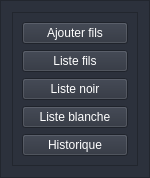
               <widget class="QFrame" name="frame_2">
                <property name="minimumSize">
                 <size>
                  <width>100</width>
                  <height>0</height>
                 </size>
                </property>
                <property name="maximumSize">
                 <size>
                  <width>150</width>
                  <height>16777215</height>
                 </size>
                </property>
                <property name="styleSheet">
                 <string notr="true">background-color: rgb(44, 49, 60);</string>
                </property>
                <property name="frameShape">
                 <enum>QFrame::StyledPanel</enum>
                </property>
                <property name="frameShadow">
                 <enum>QFrame::Raised</enum>
                </property>
                <layout class="QVBoxLayout" name="verticalLayout_18">
                 <item>
                  <widget class="QFrame" name="frame_3">
                   <property name="minimumSize">
                    <size>
                     <width>100</width>
                     <height>0</height>
                    </size>
                   </property>
                   <property name="styleSheet">
                    <string notr="true">color: rgb(255, 255, 255);</string>
                   </property>
                   <property name="frameShape">
                    <enum>QFrame::StyledPanel</enum>
                   </property>
                   <property name="frameShadow">
                    <enum>QFrame::Raised</enum>
                   </property>
                   <layout class="QVBoxLayout" name="verticalLayout_8">
                    <item>
                     <widget class="QPushButton" name="ajouterfisbtn">
                      <property name="minimumSize">
                       <size>
                        <width>80</width>
                        <height>0</height>
                       </size>
                      </property>
                      <property name="styleSheet">
                       <string notr="true">
QPushButton {


color: rgb(255, 255, 255);
background-color: rgb(44, 49, 60);
}
QPushButton:hover {

    
	
	background-color: rgb(52, 59, 72);
}
</string>
                      </property>
                      <property name="text">
                       <string>Ajouter fils</string>
                      </property>
                     </widget>
                    </item>
                    <item>
                     <widget class="QPushButton" name="listefilsbtn">
                      <property name="styleSheet">
                       <string notr="true">
QPushButton {


color: rgb(255, 255, 255);
background-color: rgb(44, 49, 60);
}
QPushButton:hover {

    
background-color: rgb(52, 59, 72);
}
</string>
                      </property>
                      <property name="text">
                       <string>Liste fils</string>
                      </property>
                     </widget>
                    </item>
                    <item>
                     <widget class="QPushButton" name="webblockerbtn">
                      <property name="minimumSize">
                       <size>
                        <width>80</width>
                        <height>0</height>
                       </size>
                      </property>
                      <property name="styleSheet">
                       <string notr="true">
QPushButton {


color: rgb(255, 255, 255);
background-color: rgb(44, 49, 60);
}
QPushButton:hover {

    
	
background-color: rgb(52, 59, 72);
}
</string>
                      </property>
                      <property name="text">
                       <string>Liste noir</string>
                      </property>
                     </widget>
                    </item>
                    <item>
                     <widget class="QPushButton" name="listeblanchebtn">
                      <property name="styleSheet">
                       <string notr="true">
QPushButton {


color: rgb(255, 255, 255);
background-color: rgb(44, 49, 60);
}
QPushButton:hover {

    
	
background-color: rgb(52, 59, 72);
}
</string>
                      </property>
                      <property name="text">
                       <string>Liste blanche</string>
                      </property>
                     </widget>
                    </item>
                    <item>
                     <widget class="QPushButton" name="historiquebtn">
                      <property name="styleSheet">
                       <string notr="true">
QPushButton {


color: rgb(255, 255, 255);
background-color: rgb(44, 49, 60);
}
QPushButton:hover {

    background-color: rgb(52, 59, 72);
}
</string>
                      </property>
                      <property name="text">
                       <string>Historique</string>
                      </property>
                     </widget>
                    </item>
                   </layout>
                  </widget>
                 </item>
                </layout>
               </widget>
